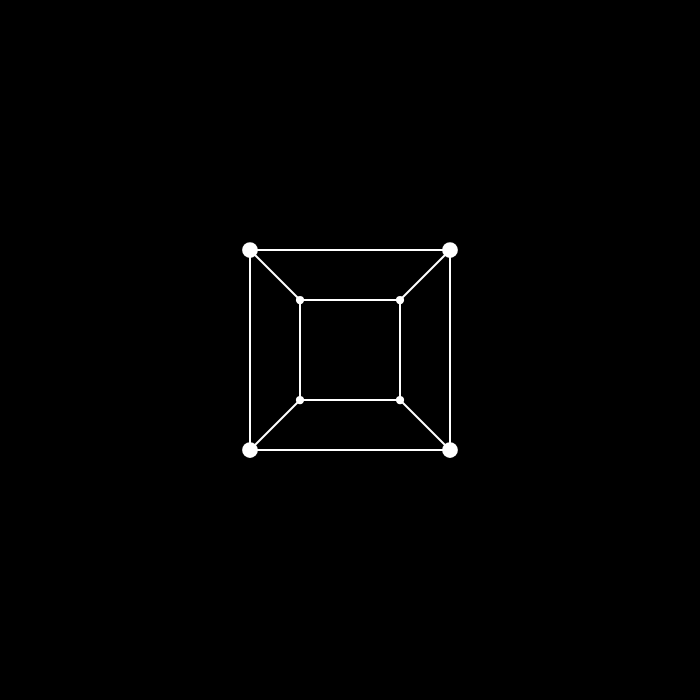
Frame 1 (no input)
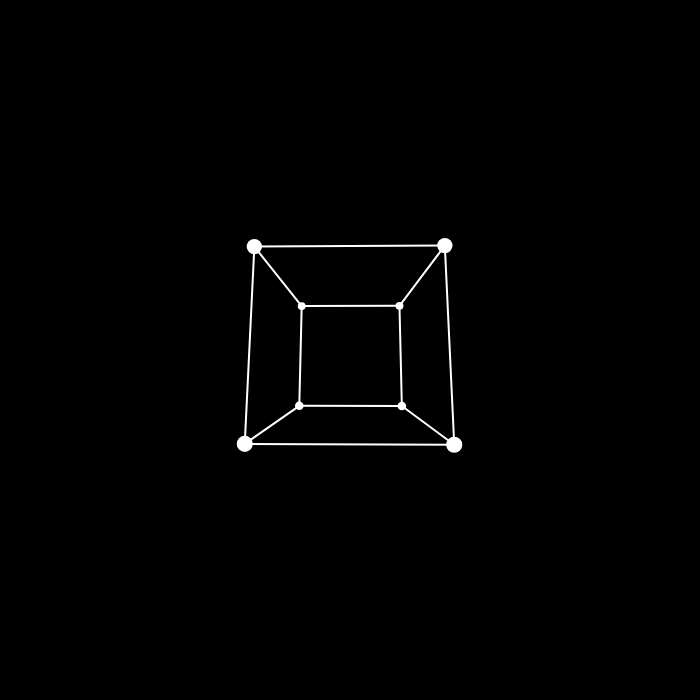
Frame 60 (no input)
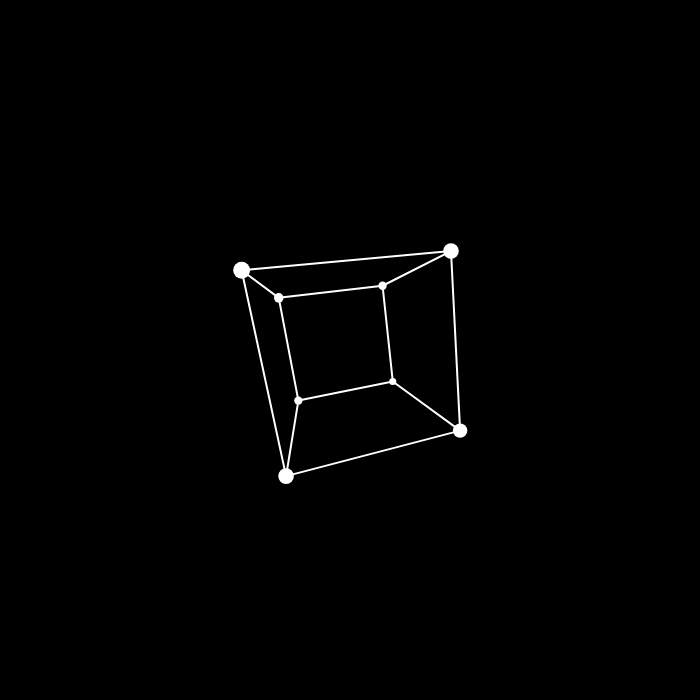
Frame 120 (the mouse pressed at the canvas centre since frame 60)

The p5.js sketch that drew these frames (run headless with seeded random() and noise() and a simulated clock; from frame 60 on, the mouse is pressed at the canvas centre):

// p5.js sketch
// ── sketch.js
//3d Cube projection and rotation
//Miguel Rodríguez
//30-08-2024

const WIDTH = 700
const HEIGHT = 700

let cube
let angle = 0

let PPcheck
let distanceSlider

function setup(){
    createCanvas(WIDTH, HEIGHT)
    cube = [[-0.5, -0.5, -0.5],
            [0.5, -0.5, -0.5],
            [0.5, 0.5, -0.5],
            [-0.5, 0.5, -0.5],
            [-0.5, -0.5, 0.5],
            [0.5, -0.5, 0.5],
            [0.5, 0.5, 0.5],
            [-0.5, 0.5, 0.5]]

    PPcheck = createCheckbox('Perspective projection')
    PPcheck.checked(true)

    distanceSlider = createSlider(0.9, 7, 1.5, 0.05)
}


function draw(){
    background(0)
    translate(WIDTH/2, HEIGHT/2)

    const rotationZ = [
        [cos(angle), -sin(angle), 0],
        [sin(angle), cos(angle), 0],
        [0, 0, 1],
    ]

    const rotationX = [
        [1, 0, 0],
        [0, cos(angle), -sin(angle)],
        [0, sin(angle), cos(angle)],
    ]

    const rotationY = [
        [cos(angle), 0, sin(angle)],
        [0, 1, 0],
        [-sin(angle), 0, cos(angle)],
    ]

    stroke(255)
    noFill()
    let projected = []
    let pp = PPcheck.checked()
    let distance = distanceSlider.value()
    for(let c of cube){
        let rotated = matmult(rotationX, c)
        rotated = matmult(rotationY, rotated)
        rotated = matmult(rotationZ, rotated)
        let z = 1 / (distance - rotated[2][0]);
        if(!pp) z = 1
        const projection = [
          [z, 0, 0],
          [0, z, 0],
        ]
        let projected2d = matmult(projection, rotated);
        if(pp) projected2d = matscale(projected2d, 200)
        else projected2d = matscale(projected2d, map(distance, 0.9, 7, 400, 50))
        projected.push(createVector(projected2d[0][0], projected2d[1][0]))
        strokeWeight(map(rotated[2][0], -0.8, 0.8, 6, 18))
        point(projected2d[0][0], projected2d[1][0])
    }

    for (let i = 0; i < 4; i++) {
        connect(i, (i + 1) % 4, projected);
        connect(i + 4, ((i + 1) % 4) + 4, projected);
        connect(i, i + 4, projected);
    }

    angle += 0.025
}

function connect(i, j, points) {
    const a = points[i];
    const b = points[j];
    strokeWeight(2);
    stroke(255);
    line(a.x, a.y, b.x, b.y);
}












// ── matrixUtils.js
//Matrix operations
//Miguel Rodríguez Rodríguez
//30-08-2024

function initmat(m, n){
    let res = []
    for(let i = 0; i < m; i++){
        res[i] = []
        for(let j = 0; j < n; j++){
            res[i][j] = 0
        }
    }
    return res
}

function mattrans(a_){
    let a = vec2mat(a_)
    
    let res = initmat(a[0].length, a.length)
    for(let i = 0; i < a.length; i++){
        for(let j = 0; j < a[0].length; j++){
            res[j][i] = a[i][j]
        }
    }

    return res
}

function matscale(a_, scale){
    let a = vec2mat(a_)

    let res = initmat(a.length, a[0].length)
    for(let i = 0; i < a.length; i++){
        for(let j = 0; j < a[0].length; j++){
            res[i][j] = a[i][j] * scale
        }
    }

    return res
}

function matsub(a_, b_){
    let a = vec2mat(a_)
    let b = vec2mat(b_)

    let ma = a.length
    let na = a[0].length
    let mb = b.length
    let nb = b[0].length

    if(ma != mb || na != nb){
        console.log("Incompatible matrix sizes")
        return false
    }

    let res = initmat(a.length, a[0].length)

    for(let i = 0; i < ma; i++){
        for(let j = 0; j < na; j++){
            res[i][j] = a[i][j] - b[i][j]
        }
    }
    
    return res
}

function matsum(a_, b_){
    let a = vec2mat(a_)
    let b = vec2mat(b_)

    let ma = a.length
    let na = a[0].length
    let mb = b.length
    let nb = b[0].length

    if(ma != mb || na != nb){
        console.log("Incompatible matrix sizes")
        return false
    }

    let res = initmat(a.length, a[0].length)

    for(let i = 0; i < ma; i++){
        for(let j = 0; j < na; j++){
            res[i][j] = a[i][j] + b[i][j]
        }
    }
    
    return res
}

function matmult(a_, b_){
    let a = vec2mat(a_)
    let b = vec2mat(b_)
    
    let ma = a.length
    let na = a[0].length
    let mb = b.length
    let nb = b[0].length


    if(na != mb){ 
        console.log("Incompatible matrix sizes")
        return false
    }

    
    
    let res = initmat(ma, nb)

    for(let i = 0; i < ma; i++){
        for(let j = 0; j < nb; j++){
            for(let k = 0; k < na; k++){
                res[i][j] += a[i][k] * b[k][j]
            }
        }
    }

    return res
}

function matdet(mat){
    let ma = mat.length
    let na = mat[0].length

    if(ma == na && ma == 2){
        return mat[0][0] * mat[1][1] - (mat[0][1] * mat[1][0])
    }

    else if(ma == na && ma == 3){
        let a = mat[0][0], b = mat[0][1], c = mat[0][2]
        let d = mat[1][0], e = mat[1][1], f = mat[1][2]
        let g = mat[2][0], h = mat[2][1], i = mat[2][2]

        return a * (e * i - f * h) - 
               b * (d * i - f * g) + 
               c * (d * h - e * g)
    }

    else{
        console.log("Incompatible matrix size")
        return false
    }
}

function vec2mat(a_){
    let a = []
    if(a_[0].length == undefined){
        for(let i = 0; i < a_.length; i++){ 
            a[i] = []
        }
        a[0][0] = a_[0]
        a[1][0] = a_[1]
        a[2][0] = a_[2]

        return a
    }
    else return a_
}
